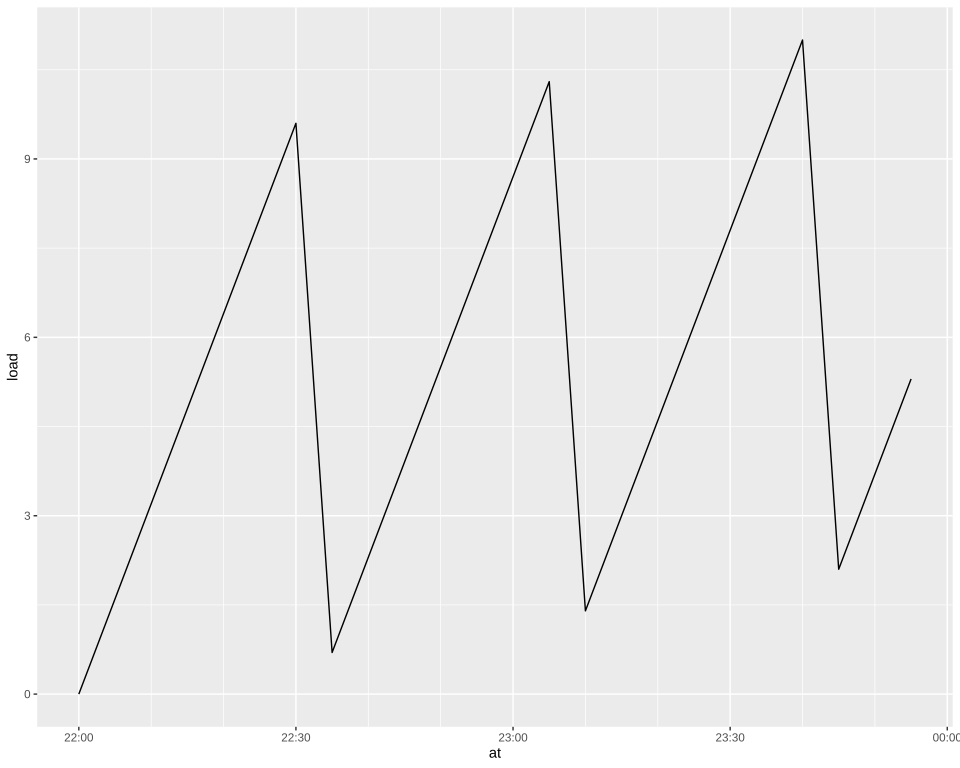

The R source for this figure:
# The plot test/golden/scale_time_width.svg draws, drawn by ggplot2 itself, as ggplot2's own visual tests draw
# their snapshots: the independent check on that golden whenever it changes. The suite never runs
# this; it needs R, ggplot2, vdiffr and hms, saved as the Docker image giggly-r:ggplot2-4.0.3-hms.
# From the repository's root:
#
#   docker run --rm -v "$PWD/test/golden":/golden:ro giggly-r:ggplot2-4.0.3-hms \
#     Rscript /golden/scale_time_width.R > scale_time_width.ggplot2.svg
#
# and compare the two drawings element by element, as test/golden/point.R describes.
#
# A late evening's load read every 5 minutes, 24 readings from 22:00 to 23:55, each the reading's
# index modulo 7 times 1.5 plus a tenth of the index: a break every half hour, laid from the
# multiple of 30 minutes since midnight the widened axis starts in, each labelled by its hour and
# minute, the one at midnight written 00:00 as R's format() wraps it, and a minor grid line every
# ten minutes.

library(ggplot2)

index <- 0:23
df <- data.frame(
  at = hms::as_hms(22 * 3600 + index * 5 * 60),
  load = (index %% 7) * 1.5 + index / 10
)
plot <- ggplot(df, aes(at, load)) +
  geom_line() +
  scale_x_time(date_breaks = "30 mins", date_labels = "%H:%M", date_minor_breaks = "10 mins") +
  theme_gray()

file <- tempfile(fileext = ".svg")
vdiffr::write_svg(plot, file)
cat(readLines(file), sep = "\n")
